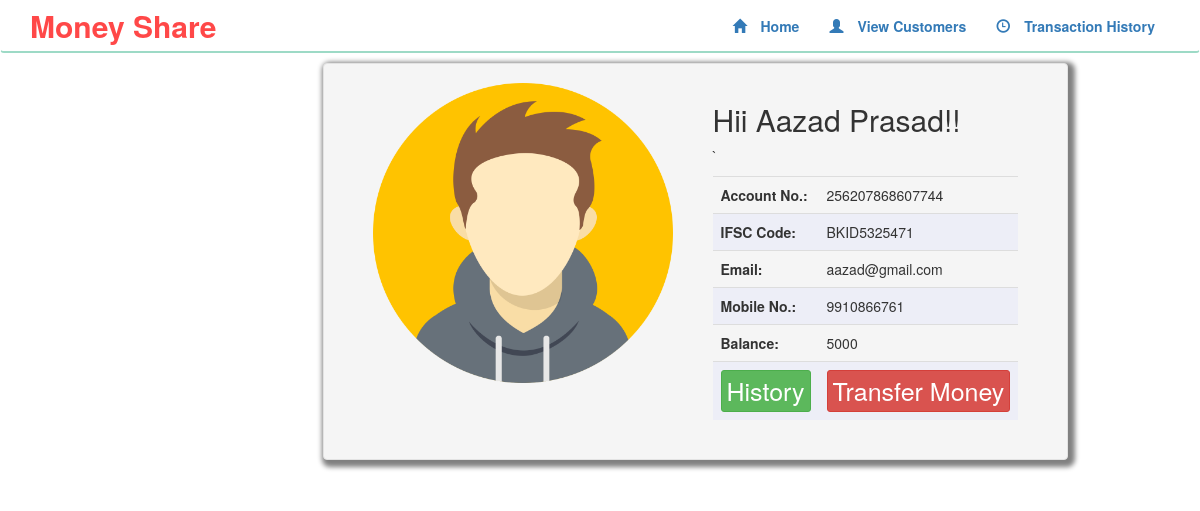
Screenshot of /userdetails.php?id=1 with the database file from the repository.
### tables this page shows
CREATE TABLE `customers` (
  `id` int(11) NOT NULL,
  `name` varchar(255) NOT NULL,
  `email` varchar(255) NOT NULL,
  `current_balance` bigint(20) NOT NULL,
  `account_number` bigint(20) NOT NULL,
  `ifsc_code` varchar(25) NOT NULL,
  `contact` bigint(20) NOT NULL
);

### userdetails.php (the view, shortened to what this page needs)
<?php
	$id = $_GET['id'];
 ?>
<!DOCTYPE html>
<html>
<head>
	<link rel="stylesheet" href="https://maxcdn.bootstrapcdn.com/bootstrap/3.4.1/css/bootstrap.min.css">
	<link rel="stylesheet" type="text/css" href="style.css">
</head>
<body>
<?php
	include "includes/common.php";
	include "includes/header.php";
 ?>
	<div class="container">
	<div class="row" id="main-row">
		<div class="col-md-offset-3 col-md-8 col-lg-offset-3 col-lg-6">
    	 <div class="well profile">
            <div class="col-sm-12">
                <div class="col-xs-12 col-sm-8 " >
                	<div class="split">
	                	<div class="imag">
		                	<img src="images/avtar.jpg" style="height: 300px; width :300px;" class="image-responsive" >
		                </div class="detail">
							<?php
								$select_query =  "SELECT name, account_number as acc, ifsc_code as ifsc, email, contact, current_balance as amount from customers where id='$id'";
								$select_query_result = mysqli_query($con, $select_query) or die($con);
								$row = mysqli_fetch_array($select_query_result);
							 ?>
		                    <div><h2>Hii <?php echo $row['name']; ?>!!</h2>
		                    	<table class="table align-middle">
									<tr>
			                    		<th>Account No.: </th>
			                    		<td><?php echo $row['acc']; ?></td>
		                    		</tr>
		                    		<tr>
			                    		<th>IFSC Code: </th>
			                    		<td><?php echo $row['ifsc']; ?></td>
		                    		</tr>
		                    		<tr>
			                    		<th>Email:</th>
			                    		<td><?php echo $row['email']; ?></td>
		                    		</tr>
		                    		<tr>
			                    		<th>Mobile No.:</th>
			                    		<td><?php echo $row['contact']; ?></td>
		                    		</tr>
		                    		<tr>
			                    		<th>Balance:</th>
			                    		<td><?php echo $row['amount']; ?></td>
		                    		</tr>
		                    		<br>
		                    		<tr>
		                    			<th>
		                    				<?php
	     								 		$link = "window.location.href='history.php?id=". $_SESSION['id'] . "'";
	     								 	 ?>
									        <button type="button" class="btn btn-success btn-xs px-3" onclick=<?php echo $link; ?>>
									          History
									        </button>
	     								 </th>
	     								 <th>
	     								 	<?php
	     								 		$link = "window.location.href='transfer.php?id=". $_SESSION['id'] . "&e_error=&b_error='";
	     								 	 ?>
									        <button type="button" class="btn btn-danger btn-xs px-3" onclick=<?php echo $link; ?>>
									          Transfer Money
									        </button>
	     								 </th>
	     							</tr>
		                    	</table>
		                 </div>
		             </div>
                </div>
    	 </div>
		</div>
	</div>
</div>
</body>
</html>

### style.css (style rules this page uses)
* { box-sizing: border-box; margin:0; padding: 0; }
.btn { font-size:25px; }
tr:nth-child(2n) { background: #edeef7; }
.table { margin-top:10px; }
.profile { min-height: 355px; display: inline-block; }
.well { margin-top: 10px; box-shadow: 3px 3px 5px 4px grey; }
.split { display: flex; flex-direction: row; gap:40px; }
h2 { white-space: nowrap; }

### rows the page displays
customers: name "Aazad Prasad", account_number "256207868607744", ifsc_code "BKID5325471", email "aazad@gmail.com", contact "9910866761", current_balance "5000"
